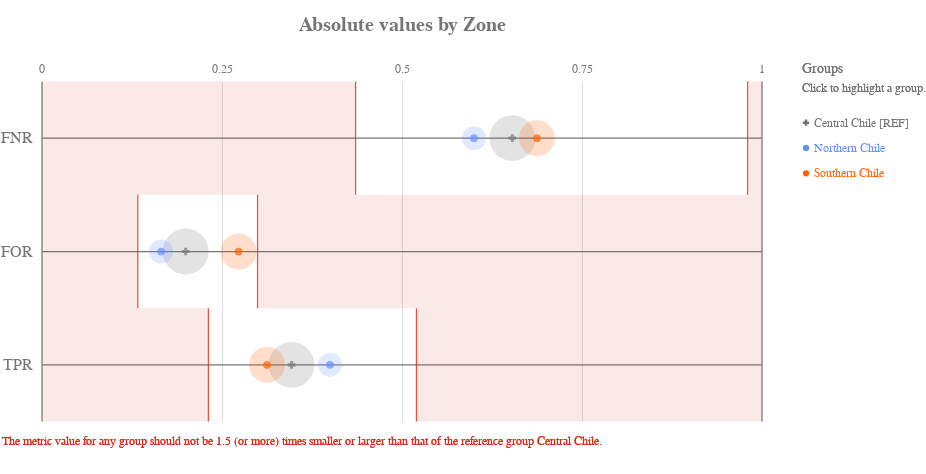

This figure's notebook cell:
### Code cell
ap.absolute(grupo_definido, metrics, 'zone', fairness_threshold = disparity_tolerance)

### Figure 1 — Vega-Lite specification as saved in the notebook (floating-point values rounded to 4 significant figures)
{"config": {"view": {"continuousWidth": 400, "continuousHeight": 300, "strokeWidth": 0}, "axisLeft": {"labelColor": "rgb(117,117,117)", "labelFont": "Arial", "labelFontSize": 16}, "title": {"align": "center", "baseline": "middle", "color": "rgb(117,117,117)", "font": "Arial", "fontSize": 20, "fontWeight": "bold"}}, "layer": [{"data": {"name": "data-4ac2d7a4dec33677e433b172826c7791"}, "mark": {"type": "rule", "stroke": "rgb(117,117,117)", "strokeWidth": 1.25, "tooltip": ""}, "encoding": {"x": {"type": "quantitative", "field": "start", "scale": {"domain": [0, 1], "range": [40.0, 760.0]}}, "x2": {"field": "end"}, "y": {"type": "nominal", "axis": {"domain": false, "labelAngle": 0, "labelPadding": -30, "orient": "left", "ticks": false, "title": ""}, "field": "y_position", "scale": {"domain": ["FNR", "FOR", "TPR"], "range": [42.5, 382.5]}}}}, {"data": {"name": "data-6cfe259518f6c7b358d8f836a73e6b7f"}, "mark": {"type": "rule", "stroke": "rgb(117,117,117)", "strokeWidth": 1.25, "tooltip": ""}, "encoding": {"x": {"type": "quantitative", "field": "x_position", "scale": {"domain": [0, 1], "range": [40.0, 760.0]}}, "y": {"value": 42.5}, "y2": {"value": 382.5}}}, {"data": {"name": "data-60ed1133fa688d151d36705a369482e0"}, "mark": {"type": "text", "align": "center", "color": "rgb(117,117,117)", "font": "Arial", "fontSize": 12, "fontWeight": "normal", "tooltip": ""}, "encoding": {"text": {"type": "nominal", "field": "value"}, "x": {"type": "quantitative", "field": "value", "scale": {"domain": [0, 1], "range": [40.0, 760.0]}}, "y": {"value": 29.75}}}, {"layer": [{"mark": {"type": "rect", "opacity": 0.8, "stroke": "rgb(217, 46, 28)", "strokeWidth": 1.25, "tooltip": ""}, "encoding": {"x": {"type": "quantitative", "field": "lower_threshold_value", "scale": {"domain": [0, 1], "range": [40.0, 760.0]}}, "x2": {"field": "lower_threshold_value"}, "y": {"type": "nominal", "axis": {"domain": false, "grid": false, "labels": false, "ticks": false, "title": " "}, "field": "metric", "scale": {"domain": ["FNR", "FOR", "TPR"], "range": [42.5, 382.5]}}}}, {"mark": {"type": "rect", "opacity": 0.8, "stroke": "rgb(217, 46, 28)", "strokeWidth": 1.25, "tooltip": ""}, "encoding": {"x": {"type": "quantitative", "field": "upper_threshold_value", "scale": {"domain": [0, 1], "range": [40.0, 760.0]}}, "x2": {"field": "upper_threshold_value"}, "y": {"type": "nominal", "axis": {"domain": false, "grid": false, "labels": false, "ticks": false, "title": " "}, "field": "metric", "scale": {"domain": ["FNR", "FOR", "TPR"], "range": [42.5, 382.5]}}}}, {"layer": [{"mark": {"type": "rect", "fill": "rgb(217, 46, 28)", "opacity": 0.1, "tooltip": ""}, "encoding": {"x": {"type": "quantitative", "field": "lower_threshold_value", "scale": {"domain": [0, 1], "range": [40.0, 760.0]}}, "x2": {"field": "lower_end"}, "y": {"type": "nominal", "axis": {"domain": false, "grid": false, "labels": false, "ticks": false, "title": " "}, "field": "metric", "scale": {"domain": ["FNR", "FOR", "TPR"], "range": [42.5, 382.5]}}}}, {"mark": {"type": "rect", "fill": "rgb(217, 46, 28)", "opacity": 0.1, "tooltip": ""}, "encoding": {"x": {"type": "quantitative", "field": "upper_threshold_value", "scale": {"domain": [0, 1], "range": [40.0, 760.0]}}, "x2": {"field": "upper_end"}, "y": {"type": "nominal", "axis": {"domain": false, "grid": false, "labels": false, "ticks": false, "title": " "}, "field": "metric", "scale": {"domain": ["FNR", "FOR", "TPR"], "range": [42.5, 382.5]}}}}]}, {"data": {"name": "data-79dd248bdaa0ea02c535240e8ad022c8"}, "mark": {"type": "text", "align": "left", "baseline": "top", "fill": "rgb(217, 46, 28)", "font": "Arial", "fontSize": 12, "fontWeight": "normal", "tooltip": ""}, "encoding": {"text": {"value": "The metric value for any group should not be 1.5 (or more) times smaller or larger than that of the reference group Central Chile."}, "x": {"value": 0}, "y": {"value": 396.7}}}], "data": {"name": "data-12270627ac65b1c6e30d3b08d0f2cc8d"}}, {"layer": [{"mark": "circle"}, {"data": {"name": "data-103f3e70027451b09216461804d6e980"}, "mark": {"type": "circle", "opacity": 0.2}, "encoding": {"color": {"condition": {"type": "nominal", "field": "attribute_value", "legend": null, "scale": {"domain": ["Central Chile", "Northern Chile", "Southern Chile"], "range": ["rgb(117,117,117)", "rgb(100, 143, 255)", "rgb(254, 97, 0)", "rgb(220, 38, 127)", "rgb(255, 176, 0)", "rgb(120, 94, 240)"]}, "selection": "selector217"}, "value": "rgb(224,224,224)"}, "size": {"type": "quantitative", "field": "group_size", "legend": null, "scale": {"domain": [0, 7609.0], "range": [0, 2522.0]}}, "tooltip": [{"type": "nominal", "field": "attribute_value", "title": "Group"}, {"type": "nominal", "field": "tooltip_group_size", "title": "Group Size"}, {"type": "nominal", "field": "tooltip_disparity_explanation_fnr", "title": "Disparity"}, {"type": "quantitative", "field": "fnr", "format": ".2f", "title": "FNR"}], "x": {"type": "quantitative", "axis": {"domain": false, "labels": false, "ticks": false, "title": null, "values": [0.25, 0.5, 0.75]}, "field": "fnr", "scale": {"domain": [0, 1], "range": [40.0, 760.0]}}, "y": {"type": "nominal", "axis": {"domain": false, "grid": false, "labels": false, "ticks": false, "title": " "}, "field": "metric_variable", "scale": {"domain": ["FNR", "FOR", "TPR"], "range": [42.5, 382.5]}}}, "selection": {"selector219": {"type": "multi", "empty": "all", "fields": ["attribute_value"]}}, "transform": [{"calculate": "'FNR'", "as": "metric_variable"}]}, {"data": {"name": "data-103f3e70027451b09216461804d6e980"}, "mark": {"type": "circle", "opacity": 0.2}, "encoding": {"color": {"condition": {"type": "nominal", "field": "attribute_value", "legend": null, "scale": {"domain": ["Central Chile", "Northern Chile", "Southern Chile"], "range": ["rgb(117,117,117)", "rgb(100, 143, 255)", "rgb(254, 97, 0)", "rgb(220, 38, 127)", "rgb(255, 176, 0)", "rgb(120, 94, 240)"]}, "selection": "selector217"}, "value": "rgb(224,224,224)"}, "size": {"type": "quantitative", "field": "group_size", "legend": null, "scale": {"domain": [0, 7609.0], "range": [0, 2522.0]}}, "tooltip": [{"type": "nominal", "field": "attribute_value", "title": "Group"}, {"type": "nominal", "field": "tooltip_group_size", "title": "Group Size"}, {"type": "nominal", "field": "tooltip_disparity_explanation_for", "title": "Disparity"}, {"type": "quantitative", "field": "for", "format": ".2f", "title": "FOR"}], "x": {"type": "quantitative", "axis": {"domain": false, "labels": false, "ticks": false, "title": null, "values": [0.25, 0.5, 0.75]}, "field": "for", "scale": {"domain": [0, 1], "range": [40.0, 760.0]}}, "y": {"type": "nominal", "axis": {"domain": false, "grid": false, "labels": false, "ticks": false, "title": " "}, "field": "metric_variable", "scale": {"domain": ["FNR", "FOR", "TPR"], "range": [42.5, 382.5]}}}, "selection": {"selector221": {"type": "multi", "empty": "all", "fields": ["attribute_value"]}}, "transform": [{"calculate": "'FOR'", "as": "metric_variable"}]}, {"data": {"name": "data-103f3e70027451b09216461804d6e980"}, "mark": {"type": "circle", "opacity": 0.2}, "encoding": {"color": {"condition": {"type": "nominal", "field": "attribute_value", "legend": null, "scale": {"domain": ["Central Chile", "Northern Chile", "Southern Chile"], "range": ["rgb(117,117,117)", "rgb(100, 143, 255)", "rgb(254, 97, 0)", "rgb(220, 38, 127)", "rgb(255, 176, 0)", "rgb(120, 94, 240)"]}, "selection": "selector217"}, "value": "rgb(224,224,224)"}, "size": {"type": "quantitative", "field": "group_size", "legend": null, "scale": {"domain": [0, 7609.0], "range": [0, 2522.0]}}, "tooltip": [{"type": "nominal", "field": "attribute_value", "title": "Group"}, {"type": "nominal", "field": "tooltip_group_size", "title": "Group Size"}, {"type": "nominal", "field": "tooltip_disparity_explanation_tpr", "title": "Disparity"}, {"type": "quantitative", "field": "tpr", "format": ".2f", "title": "TPR"}], "x": {"type": "quantitative", "axis": {"domain": false, "labels": false, "ticks": false, "title": null, "values": [0.25, 0.5, 0.75]}, "field": "tpr", "scale": {"domain": [0, 1], "range": [40.0, 760.0]}}, "y": {"type": "nominal", "axis": {"domain": false, "grid": false, "labels": false, "ticks": false, "title": " "}, "field": "metric_variable", "scale": {"domain": ["FNR", "FOR", "TPR"], "range": [42.5, 382.5]}}}, "selection": {"selector223": {"type": "multi", "empty": "all", "fields": ["attribute_value"]}}, "transform": [{"calculate": "'TPR'", "as": "metric_variable"}]}, {"layer": [{"mark": "point"}, {"data": {"name": "data-103f3e70027451b09216461804d6e980"}, "mark": {"type": "point", "filled": true, "size": 60}, "encoding": {"color": {"condition": {"type": "nominal", "field": "attribute_value", "legend": null, "scale": {"domain": ["Central Chile", "Northern Chile", "Southern Chile"], "range": ["rgb(117,117,117)", "rgb(100, 143, 255)", "rgb(254, 97, 0)", "rgb(220, 38, 127)", "rgb(255, 176, 0)", "rgb(120, 94, 240)"]}, "selection": "selector217"}, "value": "rgb(224,224,224)"}, "shape": {"type": "nominal", "field": "attribute_value", "legend": null, "scale": {"domain": ["Central Chile", "Northern Chile", "Southern Chile"], "range": ["cross", "circle", "circle"]}}, "tooltip": [{"type": "nominal", "field": "attribute_value", "title": "Group"}, {"type": "nominal", "field": "tooltip_group_size", "title": "Group Size"}, {"type": "nominal", "field": "tooltip_disparity_explanation_fnr", "title": "Disparity"}, {"type": "quantitative", "field": "fnr", "format": ".2f", "title": "FNR"}], "x": {"type": "quantitative", "axis": {"domain": false, "labels": false, "ticks": false, "title": null, "values": [0.25, 0.5, 0.75]}, "field": "fnr", "scale": {"domain": [0, 1], "range": [40.0, 760.0]}}, "y": {"type": "nominal", "axis": {"domain": false, "grid": false, "labels": false, "ticks": false, "title": " "}, "field": "metric_variable", "scale": {"domain": ["FNR", "FOR", "TPR"], "range": [42.5, 382.5]}}}, "selection": {"selector218": {"type": "multi", "empty": "all", "fields": ["attribute_value"]}}, "transform": [{"calculate": "'FNR'", "as": "metric_variable"}]}, {"data": {"name": "data-103f3e70027451b09216461804d6e980"}, "mark": {"type": "point", "filled": true, "size": 60}, "encoding": {"color": {"condition": {"type": "nominal", "field": "attribute_value", "legend": null, "scale": {"domain": ["Central Chile", "Northern Chile", "Southern Chile"], "range": ["rgb(117,117,117)", "rgb(100, 143, 255)", "rgb(254, 97, 0)", "rgb(220, 38, 127)", "rgb(255, 176, 0)", "rgb(120, 94, 240)"]}, "selection": "selector217"}, "value": "rgb(224,224,224)"}, "shape": {"type": "nominal", "field": "attribute_value", "legend": null, "scale": {"domain": ["Central Chile", "Northern Chile", "Southern Chile"], "range": ["cross", "circle", "circle"]}}, "tooltip": [{"type": "nominal", "field": "attribute_value", "title": "Group"}, {"type": "nominal", "field": "tooltip_group_size", "title": "Group Size"}, {"type": "nominal", "field": "tooltip_disparity_explanation_for", "title": "Disparity"}, {"type": "quantitative", "field": "for", "format": ".2f", "title": "FOR"}], "x": {"type": "quantitative", "axis": {"domain": false, "labels": false, "ticks": false, "title": null, "values": [0.25, 0.5, 0.75]}, "field": "for", "scale": {"domain": [0, 1], "range": [40.0, 760.0]}}, "y": {"type": "nominal", "axis": {"domain": false, "grid": false, "labels": false, "ticks": false, "title": " "}, "field": "metric_variable", "scale": {"domain": ["FNR", "FOR", "TPR"], "range": [42.5, 382.5]}}}, "selection": {"selector220": {"type": "multi", "empty": "all", "fields": ["attribute_value"]}}, "transform": [{"calculate": "'FOR'", "as": "metric_variable"}]}, {"data": {"name": "data-103f3e70027451b09216461804d6e980"}, "mark": {"type": "point", "filled": true, "size": 60}, "encoding": {"color": {"condition": {"type": "nominal", "field": "attribute_value", "legend": null, "scale": {"domain": ["Central Chile", "Northern Chile", "Southern Chile"], "range": ["rgb(117,117,117)", "rgb(100, 143, 255)", "rgb(254, 97, 0)", "rgb(220, 38, 127)", "rgb(255, 176, 0)", "rgb(120, 94, 240)"]}, "selection": "selector217"}, "value": "rgb(224,224,224)"}, "shape": {"type": "nominal", "field": "attribute_value", "legend": null, "scale": {"domain": ["Central Chile", "Northern Chile", "Southern Chile"], "range": ["cross", "circle", "circle"]}}, "tooltip": [{"type": "nominal", "field": "attribute_value", "title": "Group"}, {"type": "nominal", "field": "tooltip_group_size", "title": "Group Size"}, {"type": "nominal", "field": "tooltip_disparity_explanation_tpr", "title": "Disparity"}, {"type": "quantitative", "field": "tpr", "format": ".2f", "title": "TPR"}], "x": {"type": "quantitative", "axis": {"domain": false, "labels": false, "ticks": false, "title": null, "values": [0.25, 0.5, 0.75]}, "field": "tpr", "scale": {"domain": [0, 1], "range": [40.0, 760.0]}}, "y": {"type": "nominal", "axis": {"domain": false, "grid": false, "labels": false, "ticks": false, "title": " "}, "field": "metric_variable", "scale": {"domain": ["FNR", "FOR", "TPR"], "range": [42.5, 382.5]}}}, "selection": {"selector222": {"type": "multi", "empty": "all", "fields": ["attribute_value"]}}, "transform": [{"calculate": "'TPR'", "as": "metric_variable"}]}]}]}, {"layer": [{"mark": {"type": "point", "filled": true, "opacity": 1, "size": 39.48}, "encoding": {"color": {"condition": {"type": "nominal", "field": "attribute_value", "legend": null, "scale": {"domain": ["Central Chile", "Northern Chile", "Southern Chile"], "range": ["rgb(117,117,117)", "rgb(100, 143, 255)", "rgb(254, 97, 0)", "rgb(220, 38, 127)", "rgb(255, 176, 0)", "rgb(120, 94, 240)"]}, "selection": "selector217"}, "value": "rgb(224,224,224)"}, "shape": {"type": "nominal", "field": "attribute_value", "legend": null, "scale": {"domain": ["Central Chile", "Northern Chile", "Southern Chile"], "range": ["cross", "circle", "circle"]}}, "x": {"value": 804}, "y": {"type": "nominal", "axis": {"domain": false, "grid": false, "labels": false, "ticks": false, "title": " "}, "field": "attribute_value", "scale": {"domain": ["Central Chile", "Northern Chile", "Southern Chile"], "range": [71, 147]}}}, "selection": {"selector217": {"type": "multi", "empty": "all", "fields": ["attribute_value"]}}}, {"mark": {"type": "text", "align": "left", "baseline": "middle", "font": "Arial", "fontSize": 12, "fontWeight": "normal"}, "encoding": {"color": {"condition": {"type": "nominal", "field": "attribute_value", "legend": null, "scale": {"domain": ["Central Chile", "Northern Chile", "Southern Chile"], "range": ["rgb(117,117,117)", "rgb(100, 143, 255)", "rgb(254, 97, 0)", "rgb(220, 38, 127)", "rgb(255, 176, 0)", "rgb(120, 94, 240)"]}, "selection": "selector217"}, "value": "rgb(224,224,224)"}, "text": {"type": "nominal", "field": "label"}, "x": {"value": 812}, "y": {"type": "nominal", "axis": {"domain": false, "grid": false, "labels": false, "ticks": false, "title": " "}, "field": "attribute_value", "scale": {"domain": ["Central Chile", "Northern Chile", "Southern Chile"], "range": [71, 147]}}}, "selection": {"selector224": {"type": "multi", "empty": "all", "fields": ["attribute_value"]}}}, {"data": {"name": "data-79dd248bdaa0ea02c535240e8ad022c8"}, "mark": {"type": "text", "align": "left", "baseline": "middle", "color": "rgb(117,117,117)", "font": "Arial", "fontSize": 12, "fontWeight": "normal"}, "encoding": {"text": {"value": "Click to highlight a group."}, "x": {"value": 800}, "y": {"value": 49}}}, {"data": {"name": "data-79dd248bdaa0ea02c535240e8ad022c8"}, "mark": {"type": "text", "align": "left", "baseline": "middle", "color": "rgb(117,117,117)", "font": "Arial", "fontSize": 14, "fontWeight": "normal"}, "encoding": {"text": {"value": "Groups"}, "x": {"value": 800}, "y": {"value": 30}}}], "data": {"name": "data-0de9a04118b2294ee56b3c957fb6724a"}}], "height": 425, "padding": {"top": 15, "bottom": 10}, "resolve": {"scale": {"size": "independent", "y": "independent"}}, "title": "Absolute values by Zone", "width": 800, "$schema": "https://vega.github.io/schema/vega-lite/v4.8.1.json", "datasets": {"data-4ac2d7a4dec33677e433b172826c7791": [{"y_position": "FNR", "start": 0, "end": 1}, {"y_position": "FOR", "start": 0, "end": 1}, {"y_position": "TPR", "start": 0, "end": 1}], "data-6cfe259518f6c7b358d8f836a73e6b7f": [{"x_position": 0}, {"x_position": 1}], "data-60ed1133fa688d151d36705a369482e0": [{"value": 0.0}, {"value": 0.25}, {"value": 0.5}, {"value": 0.75}, {"value": 1.0}], "data-12270627ac65b1c6e30d3b08d0f2cc8d": [{"lower_end": 0, "upper_end": 1, "lower_threshold_value": 0.4356, "upper_threshold_value": 0.98, "metric": "FNR"}, {"lower_end": 0, "upper_end": 1, "lower_threshold_value": 0.1331, "upper_threshold_value": 0.2994, "metric": "FOR"}, {"lower_end": 0, "upper_end": 1, "lower_threshold_value": 0.2311, "upper_threshold_value": 0.52, "metric": "TPR"}], "data-79dd248bdaa0ea02c535240e8ad022c8": [{"a": 1, "b": 0}, {"a": 1, "b": 0}], "data-103f3e70027451b09216461804d6e980": [{"attribute_name": "zone", "attribute_value": "Central Chile", "group_size": 6341, "total_entities": 11987, "fnr": 0.6533, "for": 0.1996, "tpr": 0.3467, "fnr_disparity": 1.0, "for_disparity": 1.0, "tpr_disparity": 1.0, "fnr_disparity_scaled": 0.0, "for_disparity_scaled": 0.0, "tpr_disparity_scaled": 0.0, "tooltip_group_size": "6,341 (52.90%)", "tooltip_disparity_explanation_fnr": "Reference group", "tooltip_disparity_explanation_for": "Reference group", "tooltip_disparity_explanation_tpr": "Reference group"}, {"attribute_name": "zone", "attribute_value": "Northern Chile", "group_size": 1737, "total_entities": 11987, "fnr": 0.6, "for": 0.1654, "tpr": 0.4, "fnr_disparity": 0.9184, "for_disparity": 0.8285, "tpr_disparity": 1.154, "fnr_disparity_scaled": -0.08888, "for_disparity_scaled": -0.207, "tpr_disparity_scaled": 0.1538, "tooltip_group_size": "1,737 (14.49%)", "tooltip_disparity_explanation_fnr": "1.09 times smaller FNR than the reference group", "tooltip_disparity_explanation_for": "1.21 times smaller FOR than the reference group", "tooltip_disparity_explanation_tpr": "1.15 times larger TPR than the reference group"}, {"attribute_name": "zone", "attribute_value": "Southern Chile", "group_size": 3909, "total_entities": 11987, "fnr": 0.6875, "for": 0.273, "tpr": 0.3125, "fnr_disparity": 1.052, "for_disparity": 1.368, "tpr_disparity": 0.9016, "fnr_disparity_scaled": 0.05223, "for_disparity_scaled": 0.3676, "tpr_disparity_scaled": -0.1092, "tooltip_group_size": "3,909 (32.61%)", "tooltip_disparity_explanation_fnr": "1.05 times larger FNR than the reference group", "tooltip_disparity_explanation_for": "1.37 times larger FOR than the reference group", "tooltip_disparity_explanation_tpr": "1.11 times smaller TPR than the reference group"}], "data-0de9a04118b2294ee56b3c957fb6724a": [{"attribute_value": "Central Chile", "label": "Central Chile [REF]"}, {"attribute_value": "Northern Chile", "label": "Northern Chile"}, {"attribute_value": "Southern Chile", "label": "Southern Chile"}]}}
